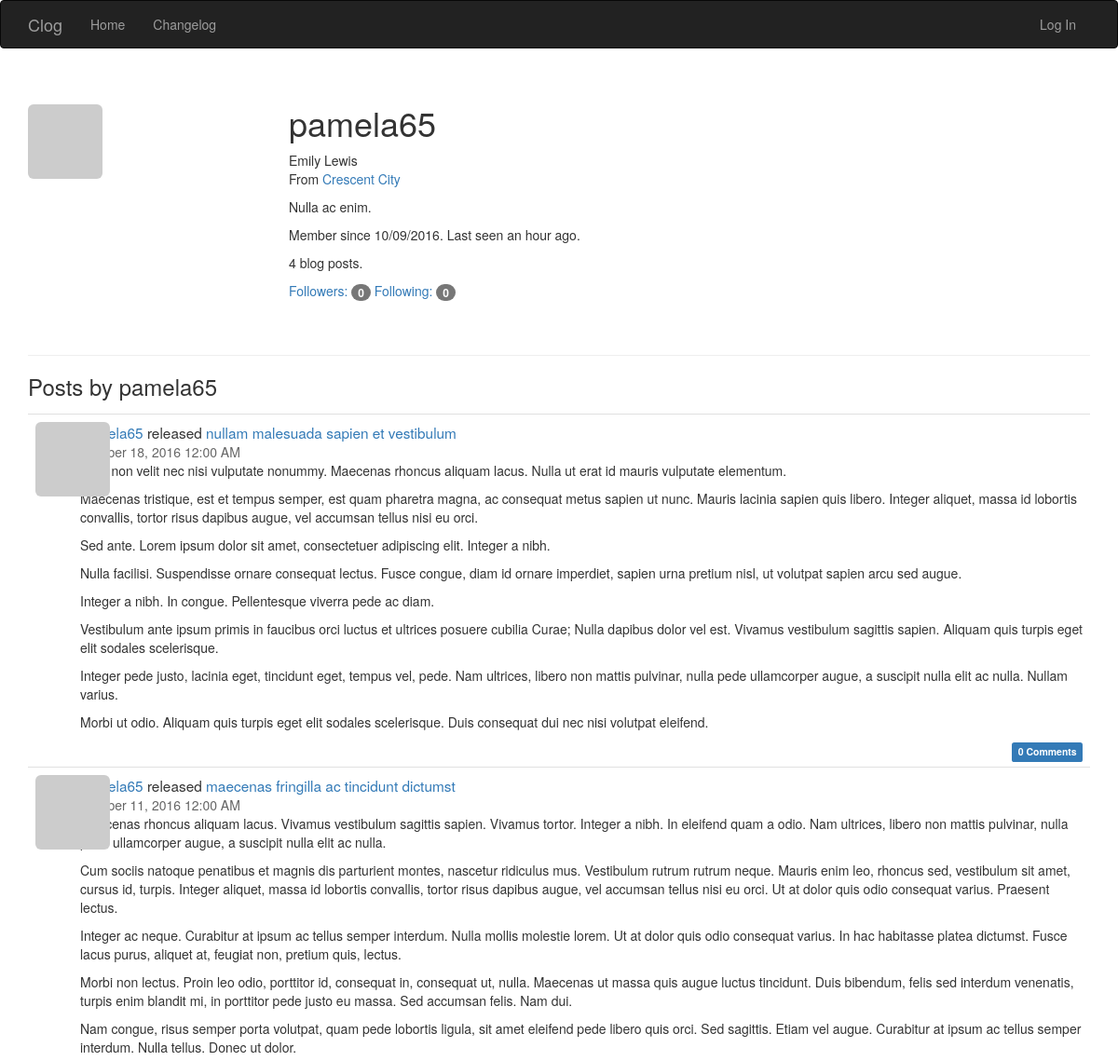
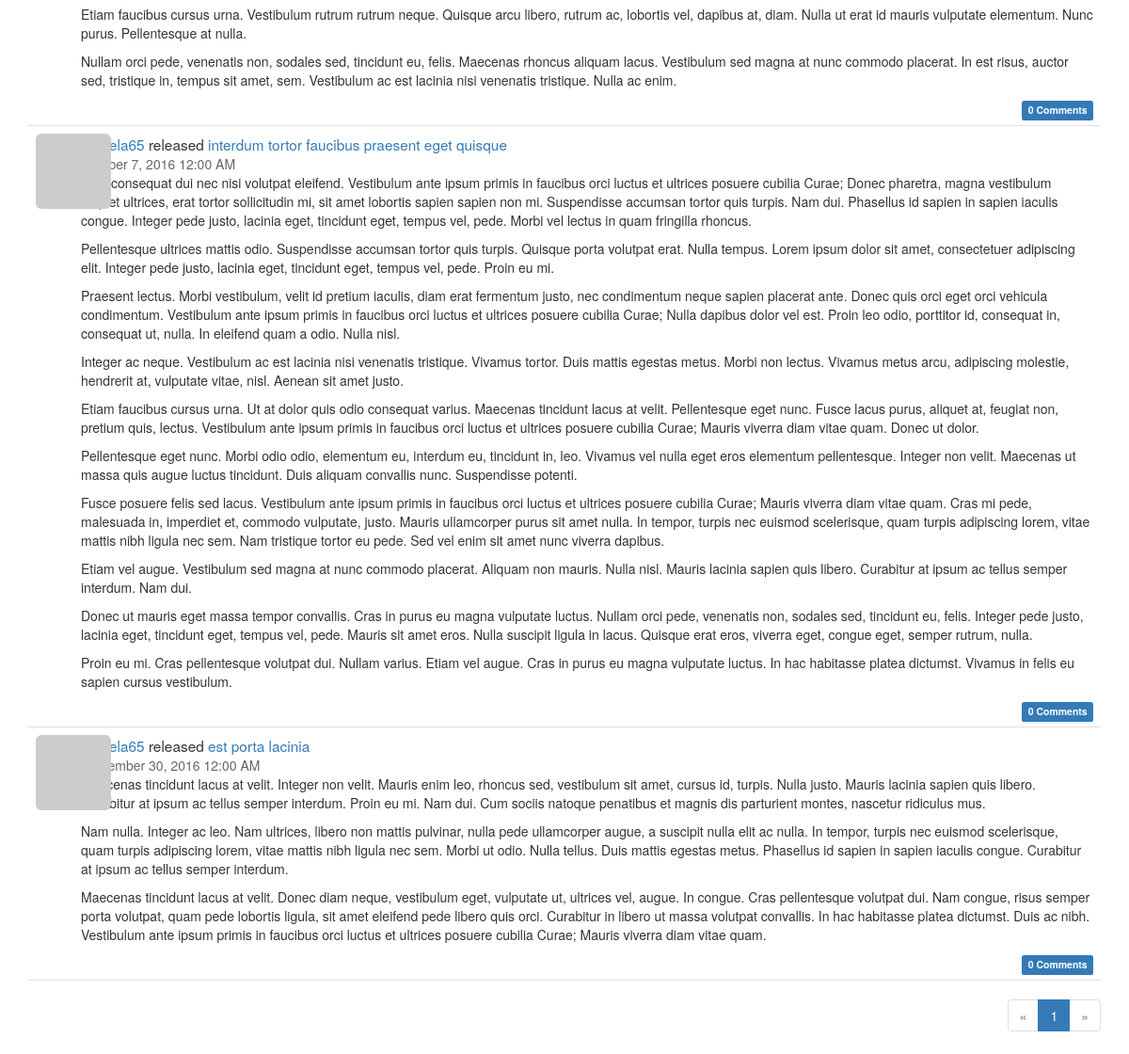
The page /user/pamela65 on the database its author committed (2 pictures, top to bottom).
### app/models.py (models this page shows, shortened)
class User(UserMixin, db.Model):
    __tablename__ = 'users'
    id = db.Column(db.Integer, primary_key=True)
    username = db.Column(db.String(64), unique=True, index=True)
    email = db.Column(db.String(64), unique=True, index=True)
    role_id = db.Column(db.Integer, db.ForeignKey('roles.id'))
    password_hash = db.Column(db.String(128))
    confirmed = db.Column(db.Boolean, default=False)
    avatar_hash = db.Column(db.String(32))
    name = db.Column(db.String(64))
    location = db.Column(db.String(64))
    about_me = db.Column(db.Text)
    member_since = db.Column(db.DateTime(), default=datetime.utcnow)
    last_seen = db.Column(db.DateTime(), default=datetime.utcnow)
    posts = db.relationship('Post', backref='author', lazy='dynamic')
    followed = db.relationship('Follow',
                               foreign_keys=[Follow.follower_id],
                               backref=db.backref('follower', lazy='joined'),
                               lazy='dynamic',
                               cascade='all, delete-orphan')
    followers = db.relationship('Follow',
                                foreign_keys=[Follow.followed_id],
                                backref=db.backref('followed', lazy='joined'),
                                lazy='dynamic',
                                cascade='all, delete-orphan')
    comments = db.relationship('Comment', backref='author', lazy='dynamic')
    @property
    def password(self):
        raise AttributeError('password is not a readable attribute')
    def gravatar(self, size=100, default='identicon', rating='g'):
        if request.is_secure:
            url = 'https://secure.gravatar.com/avatar'
        else:
            url = 'https://www.gravatar.com/avatar'
        hash = self.avatar_hash or hashlib.md5(
            self.email.encode('utf-8')).hexdigest()
        return '{url}/{hash}?s={size}&d={default}&r={rating}'.format(
            url=url, hash=hash, size=size, default=default, rating=rating)

class Post(db.Model):
    __tablename__ = 'posts'
    id = db.Column(db.Integer, primary_key=True)
    title = db.Column(db.Text)
    body = db.Column(db.Text)
    timestamp = db.Column(db.DateTime, index=True, default=datetime.utcnow)
    author_id = db.Column(db.Integer, db.ForeignKey('users.id'))
    body_html = db.Column(db.Text)
    comments = db.relationship('Comment', backref='post', lazy='dynamic')

### app/main/views.py (the view)
@main.route('/user/<username>')
def user(username):
    user = User.query.filter_by(username=username).first()
    if user is None:
        abort(404)
    page = request.args.get('page', 1, type=int)
    pagination = user.posts.order_by(Post.timestamp.desc()).paginate(
        page, per_page=current_app.config['FLASKY_POSTS_PER_PAGE'],
        error_out=False)
    posts = pagination.items
    return render_template('user.html', user=user, posts=posts,
                           pagination=pagination)

### app/auth/views.py (called while the page is built)
@auth.before_app_request
def before_request():
    if current_user.is_authenticated:
        current_user.ping()
        if not current_user.confirmed \
                and request.endpoint[:5] != 'auth.' \
                and request.endpoint != 'static':
            return redirect(url_for('auth.unconfirmed'))

### app/main/__init__.py (called while the page is built)
@main.app_context_processor
def inject_permissions():
    return dict(Permission=Permission)

### app/models.py (called while the page is built)
    def can(self, permissions):
        return False

    def is_administrator(self):
        return False

### app/templates/user.html (shortened to what this page needs)
{% extends "base.html" %}
{% import "_macros.html" as macros %}
{% block page_content %}
<div class="page-header">
    <img class="img-rounded profile-thumbnail" src="{{ user.gravatar(size=256) }}">
    <div class="profile-header">
        <h1>{{ user.username }}</h1>
        {% if user.name or user.location %}
        <p>
            {% if user.name %}{{ user.name }}<br>{% endif %}
            {% if user.location %}
                From <a href="http://maps.google.com/?q={{ user.location }}">{{ user.location }}</a><br>
            {% endif %}
        </p>
        {% endif %}
        {% if user.about_me %}<p>{{ user.about_me }}</p>{% endif %}
        <p>Member since {{ moment(user.member_since).format('L') }}. Last seen {{ moment(user.last_seen).fromNow() }}.</p>
        <p>{{ user.posts.count() }} blog posts.</p>
        <p>
            <a href="{{ url_for('.followers', username=user.username) }}">Followers: <span class="badge">{{ user.followers.count() - 1 }}</span></a>
            <a href="{{ url_for('.followed_by', username=user.username) }}">Following: <span class="badge">{{ user.followed.count() - 1 }}</span></a>
        </p>
    </div>
</div>
<h3>Posts by {{ user.username }}</h3>
{% include '_posts.html' %}
{% if pagination %}
<div class="pagination">
    {{ macros.pagination_widget(pagination, '.user', username=user.username) }}
</div>
{% endif %}
{% endblock %}

### app/templates/base.html (shortened to what this page needs)
{% extends "bootstrap/base.html" %}
{% block head %}
{{ super() }}
<link rel="stylesheet" type="text/css" href="{{ url_for('static', filename='styles.css') }}">
{% endblock %}
{% block navbar %}
<div class="navbar navbar-inverse" role="navigation">
    <div class="container">
        <div class="navbar-header">
            <a class="navbar-brand" href="{{ url_for('main.index') }}">Clog</a>
        </div>
        <div class="navbar-collapse collapse">
            <ul class="nav navbar-nav">
                <li><a href="{{ url_for('main.index') }}">Home</a></li>
                <li><a href="{{ url_for('main.changelog') }}">Changelog</a></li>
            </ul>
            <ul class="nav navbar-nav navbar-right">
                {% if current_user.is_authenticated %}
                <li class="dropdown">
                    <a href="#" class="dropdown-toggle" data-toggle="dropdown">
                        <img src="{{ current_user.gravatar(size=18) }}">
                        Account <b class="caret"></b>
                    </a>
                    <ul class="dropdown-menu">
                        <li><a href="{{ url_for('auth.change_password') }}">Change Password</a></li>
                        <li><a href="{{ url_for('auth.change_email_request') }}">Change Email</a></li>
                        <li><a href="{{ url_for('auth.logout') }}">Log Out</a></li>
                    </ul>
                </li>
                {% else %}
                <li><a href="{{ url_for('auth.login') }}">Log In</a></li>
                {% endif %}
            </ul>
        </div>
    </div>
</div>
{% endblock %}
{% block content %}
<div class="container">
    {% block page_content %}{% endblock %}
</div>
{% endblock %}

### app/templates/_macros.html
{% macro pagination_widget(pagination, endpoint) %}
<ul class="pagination">
    <li{% if not pagination.has_prev %} class="disabled"{% endif %}>
        <a href="{% if pagination.has_prev %}{{ url_for(endpoint, page=pagination.prev_num, **kwargs) }}{% else %}#{% endif %}">
            &laquo;
        </a>
    </li>
    {% for p in pagination.iter_pages() %}
        {% if p %}
            {% if p == pagination.page %}
            <li class="active">
                <a href="{{ url_for(endpoint, page=p, **kwargs) }}">{{ p }}</a>
            </li>
            {% else %}
            <li>
                <a href="{{ url_for(endpoint, page=p, **kwargs) }}">{{ p }}</a>
            </li>
            {% endif %}
        {% else %}
        <li class="disabled"><a href="#">&hellip;</a></li>
        {% endif %}
    {% endfor %}
    <li{% if not pagination.has_next %} class="disabled"{% endif %}>
        <a href="{% if pagination.has_next %}{{ url_for(endpoint, page=pagination.next_num, **kwargs) }}{% else %}#{% endif %}">
            &raquo;
        </a>
    </li>
</ul>
{% endmacro %}

### app/templates/_posts.html (shortened to what this page needs)
<ul class="posts">
    {% for post in posts %}
    <li class="post">
        <div class="post-thumbnail">
            <a href="{{ url_for('.user', username=post.author.username) }}">
                <img class="img-rounded profile-thumbnail" src="{{ post.author.gravatar(size=40) }}">
            </a>
        </div>
        <div class="post-content">
            <div class="post-author">
                <a href="{{ url_for('.user', username=post.author.username) }}">{{ post.author.username }}</a>
                released
                <a href="{{ url_for('.post', id=post.id) }}">{{ post.title }}</a>
            </div>
            <div class="post-date">{{ moment(post.timestamp).format('LLL') }}</div>
            <div class="post-body">
                {% if post.body_html %}
                    {{ post.body_html | safe }}
                {% else %}
                    {{ post.body }}
                {% endif %}
            </div>
            <div class="post-footer">
                <a href="{{ url_for('.post', id=post.id) }}#comments">
                    <span class="label label-primary">{{ post.comments.count() }} Comments</span>
                </a>
            </div>
        </div>
    </li>
    {% endfor %}
</ul>

### app/static/styles.css (style rules this page uses)
.profile-thumbnail { position: absolute; }
.profile-header { min-height: 260px; margin-left: 280px; }
ul.posts { list-style-type: none; padding: 0px; margin: 16px 0px 0px 0px; border-top: 1px solid #e0e0e0; }
ul.posts li.post { padding: 8px; border-bottom: 1px solid #e0e0e0; }
div.post-date { color: #666666; }
div.post-author { font-size: 110%; }
div.post-thumbnail { position: absolute; }
div.post-content { margin-left: 48px; min-height: 48px; }
div.post-footer { text-align: right; }
div.pagination { width: 100%; text-align: right; padding: 0px; margin: 0px; }

### rows shown on the page
User: username "pamela65", name "Emily Lewis", location "Crescent City", about_me "Nulla ac enim.", member_since "10/09/2016", last_seen "an hour ago"
Post: author.username "pamela65", title "nullam malesuada sapien et vestibulum", timestamp "October 18, 2016 12:00 AM", body_html "Cras non velit nec nisi vulputate nonummy. Maecenas rhoncus aliquam lacus. Nulla ut erat id mauris vulputate elementum. Maecenas tristique, est et tempus semper, est quam pharetra magna, ac consequat metus sapien ut nunc. Mauris lacinia sapien quis libero. Integer aliquet, massa id lobortis convallis, tortor risus dapibus augue, vel accumsan tellus nisi eu orci. Sed ante. Lorem ipsum dolor sit amet, consectetuer adipiscing elit. Integer a nibh. Nulla facilisi. Suspendisse ornare consequat lectus. Fusce congue, diam id ornare imperdiet, sapien urna pretium nisl, ut volutpat sapien arcu sed augue. Integer a nibh. In congue. Pellentesque viverra pede ac diam. Vestibulum ante ipsum primis in…", comments.count "0"
Post: author.username "pamela65", title "maecenas fringilla ac tincidunt dictumst", timestamp "October 11, 2016 12:00 AM", body_html "Maecenas rhoncus aliquam lacus. Vivamus vestibulum sagittis sapien. Vivamus tortor. Integer a nibh. In eleifend quam a odio. Nam ultrices, libero non mattis pulvinar, nulla pede ullamcorper augue, a suscipit nulla elit ac nulla. Cum sociis natoque penatibus et magnis dis parturient montes, nascetur ridiculus mus. Vestibulum rutrum rutrum neque. Mauris enim leo, rhoncus sed, vestibulum sit amet, cursus id, turpis. Integer aliquet, massa id lobortis convallis, tortor risus dapibus augue, vel accumsan tellus nisi eu orci. Ut at dolor quis odio consequat varius. Praesent lectus. Integer ac neque. Curabitur at ipsum ac tellus semper interdum. Nulla mollis molestie lorem. Ut at dolor quis odio…", comments.count "0"
Post: author.username "pamela65", title "interdum tortor faucibus praesent eget quisque", timestamp "October 7, 2016 12:00 AM", body_html "Duis consequat dui nec nisi volutpat eleifend. Vestibulum ante ipsum primis in faucibus orci luctus et ultrices posuere cubilia Curae; Donec pharetra, magna vestibulum aliquet ultrices, erat tortor sollicitudin mi, sit amet lobortis sapien sapien non mi. Suspendisse accumsan tortor quis turpis. Nam dui. Phasellus id sapien in sapien iaculis congue. Integer pede justo, lacinia eget, tincidunt eget, tempus vel, pede. Morbi vel lectus in quam fringilla rhoncus. Pellentesque ultrices mattis odio. Suspendisse accumsan tortor quis turpis. Quisque porta volutpat erat. Nulla tempus. Lorem ipsum dolor sit amet, consectetuer adipiscing elit. Integer pede justo, lacinia eget, tincidunt eget, tempus…", comments.count "0"
Post: author.username "pamela65", title "est porta lacinia", timestamp "September 30, 2016 12:00 AM", body_html "Maecenas tincidunt lacus at velit. Integer non velit. Mauris enim leo, rhoncus sed, vestibulum sit amet, cursus id, turpis. Nulla justo. Mauris lacinia sapien quis libero. Curabitur at ipsum ac tellus semper interdum. Proin eu mi. Nam dui. Cum sociis natoque penatibus et magnis dis parturient montes, nascetur ridiculus mus. Nam nulla. Integer ac leo. Nam ultrices, libero non mattis pulvinar, nulla pede ullamcorper augue, a suscipit nulla elit ac nulla. In tempor, turpis nec euismod scelerisque, quam turpis adipiscing lorem, vitae mattis nibh ligula nec sem. Morbi ut odio. Nulla tellus. Duis mattis egestas metus. Phasellus id sapien in sapien iaculis congue. Curabitur at ipsum ac tellus…", comments.count "0"

### other values the page prints
{{ user.posts.count() }} "4"
{{ user.followers.count() - 1 }} "0"
{{ user.followed.count() - 1 }} "0"
{{ p }} "1"
